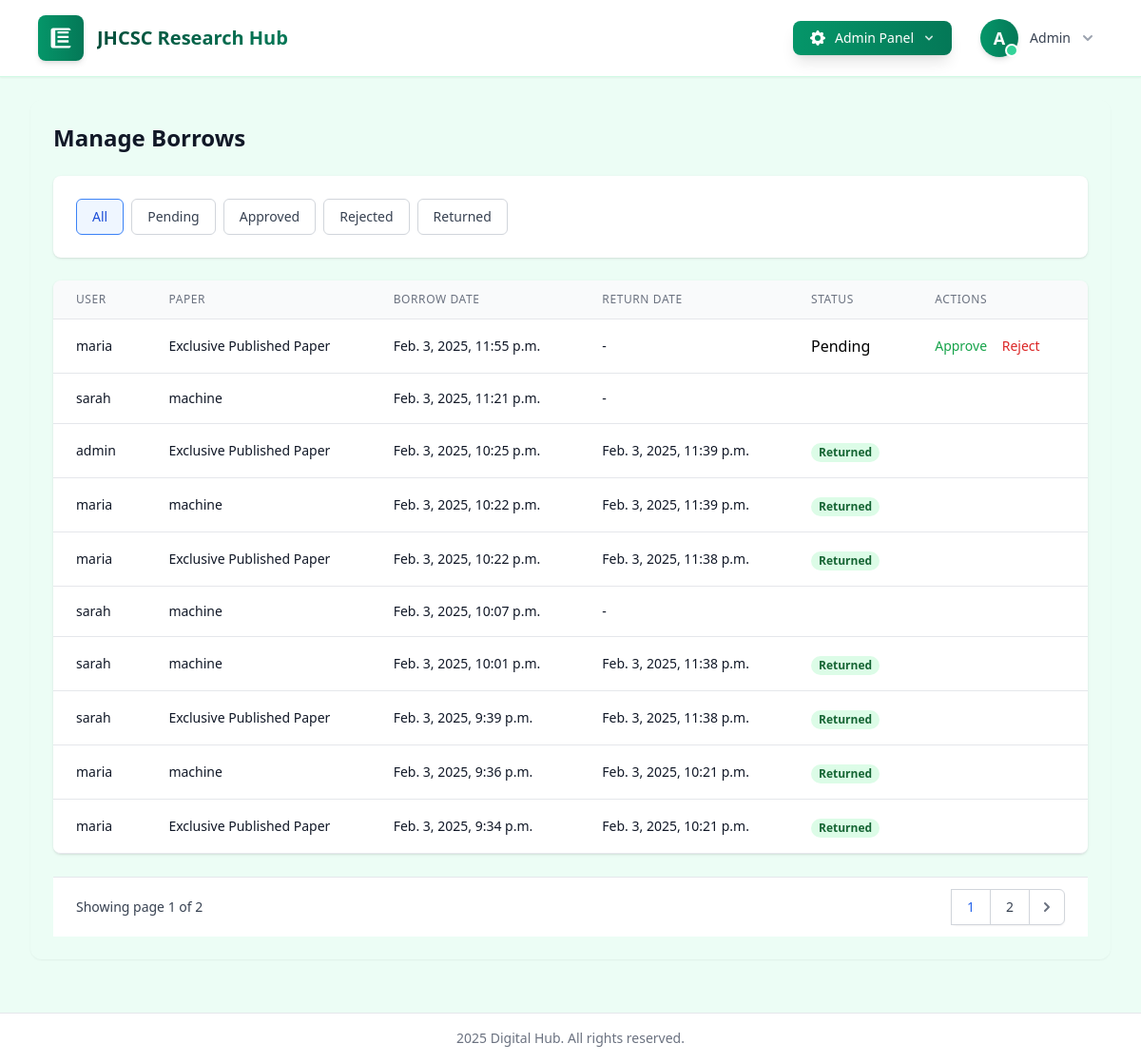
Before: /accounts/admin/borrows/ (signed in) with the older database file.
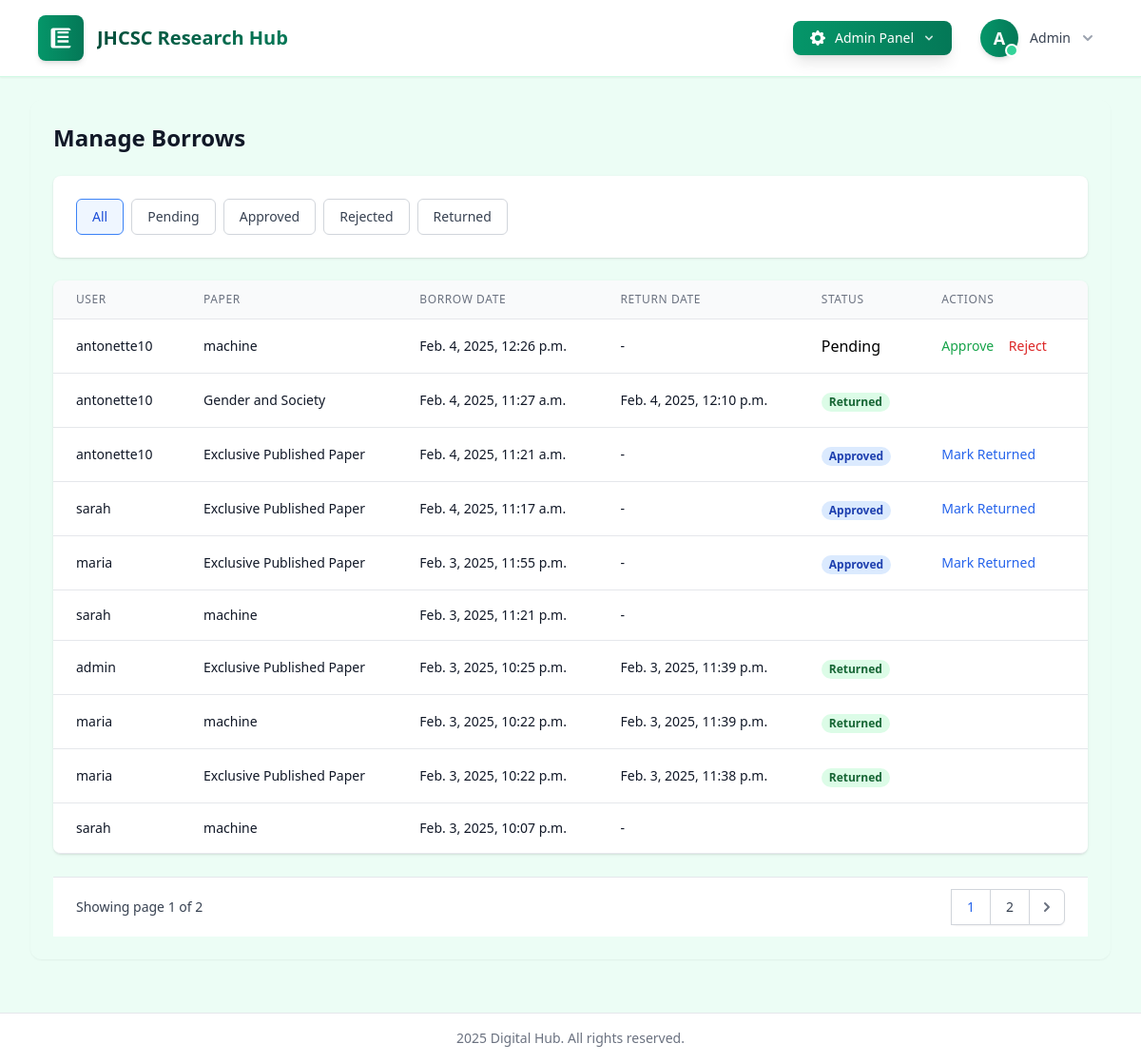
After: the same page with the newer database file.
### scholar/models.py (models this page shows, shortened)
class Borrow(models.Model):
    STATUS_CHOICES = [
        ('pending', 'Pending Approval'),
        ('approved', 'Approved'),
        ('rejected', 'Rejected'),
        ('reserved', 'Reserved'),
    ]
    RETURN_STATUS_CHOICES = [
        ('pending', 'Pending Return Approval'),
        ('approved', 'Return Approved'),
        ('rejected', 'Return Rejected'),
    ]
    user = models.ForeignKey(User, on_delete=models.CASCADE)
    paper = models.ForeignKey(Paper, on_delete=models.CASCADE)
    borrow_date = models.DateTimeField(auto_now_add=True)
    return_date = models.DateTimeField(null=True, blank=True)
    status = models.CharField(max_length=10, choices=STATUS_CHOICES, default='pending')
    return_status = models.CharField(max_length=10, choices=RETURN_STATUS_CHOICES, null=True, blank=True)
    is_returned = models.BooleanField(default=False)  # Add this field
    due_date = models.DateTimeField(null=True, blank=True)
    class Meta:
        ordering = ['-borrow_date']

class Paper(models.Model):
    title = models.CharField(max_length=255)
    authors = models.ManyToManyField('Author', related_name='papers')
    abstract = models.TextField()
    publication_date = models.DateField()
    citations = models.PositiveIntegerField(default=0)
    available_copies = models.PositiveIntegerField(default=1)
    view_count = models.PositiveIntegerField(default=0)  # Total views
    viewers = models.ManyToManyField(User, related_name='viewed_papers', blank=True)  # Track unique viewers

### scholar/views_admin.py (the view)
# urls.py: path('admin/borrows/', views_admin.manage_borrows, name='manage_borrows'),
@staff_member_required
def manage_borrows(request):
    borrows = Borrow.objects.all().order_by('-borrow_date')
    status_filter = request.GET.get('status')
    if status_filter == 'pending':
        borrows = borrows.filter(status='pending')
    elif status_filter == 'approved':
        borrows = borrows.filter(status='approved', is_returned=False)
    elif status_filter == 'rejected':
        borrows = borrows.filter(status='rejected')
    elif status_filter == 'returned':
        borrows = borrows.filter(is_returned=True)
    paginator = Paginator(borrows, 10)
    page_number = request.GET.get('page')
    page_obj = paginator.get_page(page_number)
    return render(request, 'scholar/admin/manage_borrows.html', {
        'page_obj': page_obj,
        'status_filter': status_filter
    })

### scholar/templates/scholar/admin/manage_borrows.html (shortened to what the changed rows need)
{% extends "scholar/base.html" %}
{% load static %}
{% block content %}
<div class="space-y-6">
    <h2 class="text-2xl font-semibold text-gray-900">Manage Borrows</h2>
    <div class="flex flex-col">
        <div class="-my-2 overflow-x-auto sm:-mx-6 lg:-mx-8">
            <div class="py-2 align-middle inline-block min-w-full sm:px-6 lg:px-8">
                <div class="shadow overflow-hidden border-b border-gray-200 sm:rounded-lg">
                    <table class="min-w-full divide-y divide-gray-200">
                        <thead class="bg-gray-50">
                            <tr>
                                <th scope="col" class="px-6 py-3 text-left text-xs font-medium text-gray-500 uppercase tracking-wider">User</th>
                                <th scope="col" class="px-6 py-3 text-left text-xs font-medium text-gray-500 uppercase tracking-wider">Paper</th>
                                <th scope="col" class="px-6 py-3 text-left text-xs font-medium text-gray-500 uppercase tracking-wider">Borrow Date</th>
                                <th scope="col" class="px-6 py-3 text-left text-xs font-medium text-gray-500 uppercase tracking-wider">Return Date</th>
                                <th scope="col" class="px-6 py-3 text-left text-xs font-medium text-gray-500 uppercase tracking-wider">Status</th>
                                <th scope="col" class="px-6 py-3 text-left text-xs font-medium text-gray-500 uppercase tracking-wider">Actions</th>
                            </tr>
                        </thead>
                        <tbody class="bg-white divide-y divide-gray-200">
                            {% for borrow in page_obj %}
                                <tr>
                                    <td class="px-6 py-4 whitespace-nowrap">
                                        <div class="text-sm font-medium text-gray-900">{{ borrow.user.username }}</div>
                                    </td>
                                    <td class="px-6 py-4 whitespace-nowrap">
                                        <div class="text-sm text-gray-900">{{ borrow.paper.title }}</div>
                                    </td>
                                    <td class="px-6 py-4 whitespace-nowrap">
                                        <div class="text-sm text-gray-900">{{ borrow.borrow_date }}</div>
                                    </td>
                                    <td class="px-6 py-4 whitespace-nowrap">
                                        <div class="text-sm text-gray-900">{{ borrow.return_date|default:"-" }}</div>
                                    </td>
                                    <td class="px-6 py-4 whitespace-nowrap">
                                        {% if borrow.is_returned %}
                                        <span class="px-2 inline-flex text-xs leading-5 font-semibold rounded-full bg-green-100 text-green-800">
                                            Returned
                                        </span>
                                        {% elif borrow.status == 'pending' %}
                                        <span class极px-2 inline-flex text-xs leading-5 font-semibold rounded-full bg-yellow-100 text-yellow-800">
                                            Pending
                                        </span>
                                        {% elif borrow.status == 'approved' %}
                                        <span class="px-2 inline-flex text-xs leading-5 font-semibold rounded-full bg-blue-100 text-blue-800">
                                            Approved
                                        </span>
                                        {% elif borrow.status == 'rejected' %}
                                        <span class="px-2 inline-flex text-xs leading-5 font-semibold rounded-full bg-red-100 text-red-800">
                                            Rejected
                                        </span>
                                        {% endif %}
                                    </td>
                                    <td class="px-6 py-4 whitespace-nowrap text-sm font-medium">
                                        {% if borrow.status == 'pending' %}
                                            <form method="post" action="{% url 'approve_borrow' borrow.id %}" class="inline">
                                                <button type="submit" class="text-green-600 hover:text-green-900 mr-3">
                                                     Approve
                                                </button>
                                            </form>
                                            <form method="post" action="{% url 'reject_borrow' borrow.id %}" class="inline">
                                                <button type="submit" class="text-red-600 hover:text-red-900 mr-3">
                                                     Reject
                                                </button>
                                            </form>
                                        {% endif %}
                                        {% if borrow.status == 'approved' and not borrow.is_returned %}
                                            <form method="post" action="{% url 'mark_returned' borrow.id %}" class="inline">
                                                <button type="submit" class="text-blue-600 hover:text-blue-900 mr-3">
                                                     Mark Returned
                                                </button>
                                            </form>
                                        {% endif %}
                                    </td>
                                </tr>
                            {% endfor %}                        </tbody>
                    </table>
                </div>
            </div>
        </div>
    </div>
    {% if page_obj.has_other_pages %}
    <div class="bg-white px-4 py-3 flex items-center justify-between border-t border-gray-200 sm:px-6">
        <div class="hidden sm:flex-1 sm:flex sm:items-center sm:justify-between">
            <div>
                <nav class="relative z-0 inline-flex rounded-md shadow-sm -space-x-px">
                    {% for num in page_obj.paginator.page_range %}
                    <a href="?page={{ num }}&status={{ status_filter }}"
                       class="relative inline-flex items-center px-4 py-2 border border-gray-300 bg-white text-sm font-medium {% if page_obj.number == num %}text-blue-600 bg-blue-50{% else %}text-gray-700 hover:bg-gray-50{% endif %}">
                        {{ num }}
                    </a>
                    {% endfor %}
                    {% if page_obj.has_next %}
                    <a href="?page={{ page_obj.next_page_number }}&status={{ status_filter }}"
                       class="relative inline-flex items-center px-2 py-2 rounded-r-md border border-gray-300 bg-white text-sm font-medium text-gray-500 hover:bg-gray-50">
                        <svg class="h-5 w-5" xmlns="http://www.w3.org/2000/svg" viewBox="0 0 20 20" fill="currentColor">
                            <path fill-rule="evenodd" d="M7.293 14.707a1 1 0 010-1.414L10.586 10 7.293 6.707a1 1 0 011.414-1.414l4 4a1 1 0 010 1.414l-4 4a1 1 0 01-1.414 0z" clip-rule="evenodd" />
                        </svg>
                    </a>
                    {% endif %}
                </nav>
            </div>
        </div>
    </div>
    {% endif %}
</div>
{% endblock %}

Changed rows visible on the page:
no longer on this page (row unchanged): Borrow: user.username "sarah", paper "machine", borrow_date "Feb. 3, 2025, 10:01 p.m.", return_date "Feb. 3, 2025, 11:38 p.m.", is_returned "Returned"
no longer on this page (row unchanged): Borrow: user.username "sarah", paper "Exclusive Published Paper", borrow_date "Feb. 3, 2025, 9:39 p.m.", return_date "Feb. 3, 2025, 11:38 p.m.", is_returned "Returned"
no longer on this page (row unchanged): Borrow: user.username "maria", paper "machine", borrow_date "Feb. 3, 2025, 9:36 p.m.", return_date "Feb. 3, 2025, 10:21 p.m.", is_returned "Returned"
no longer on this page (row unchanged): Borrow: user.username "maria", paper "Exclusive Published Paper", borrow_date "Feb. 3, 2025, 9:34 p.m.", return_date "Feb. 3, 2025, 10:21 p.m.", is_returned "Returned"
added Borrow: user.username "antonette10", paper "machine", borrow_date "Feb. 4, 2025, 12:26 p.m.", return_date "-", is_returned "Pending", status "Approve"
added Borrow: user.username "antonette10", paper "Gender and Society", borrow_date "Feb. 4, 2025, 11:27 a.m.", return_date "Feb. 4, 2025, 12:10 p.m.", is_returned "Returned"
added Borrow: user.username "antonette10", paper "Exclusive Published Paper", borrow_date "Feb. 4, 2025, 11:21 a.m.", return_date "-", is_returned "Approved", status "Mark Returned"
added Borrow: user.username "sarah", paper "Exclusive Published Paper", borrow_date "Feb. 4, 2025, 11:17 a.m.", return_date "-", is_returned "Approved", status "Mark Returned"
changed Borrow "Feb. 3, 2025, 11:55 p.m.": status "Pending Approve Reject" → "Approved Mark Returned"
